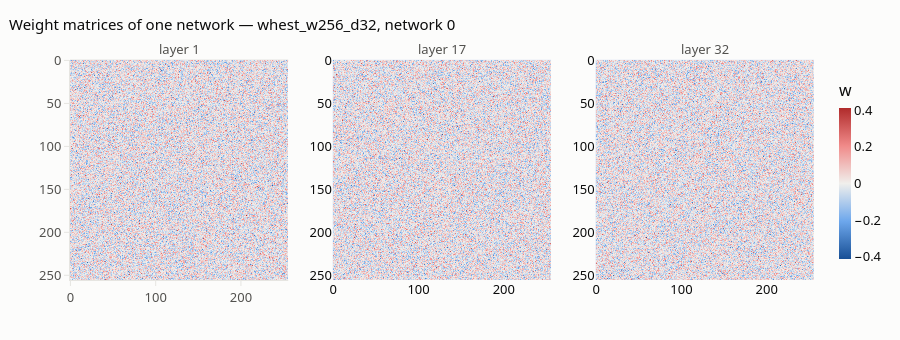

Notebook source saved alongside this figure:
### Markdown cell above
Weights are **signed**, so they call for a diverging ramp with a neutral midpoint
at zero — blue for negative, red for positive, grey for nothing. A sequential ramp
here would imply that zero is an extreme rather than the centre.

Every layer looks statistically identical — iid $N(0, 2/d)$, no biases. All the
structure in $F$ comes from the *product*, not from any individual matrix.

### Code cell
show_layers = [0, depth // 2, depth - 1]
fig = make_subplots(rows=1, cols=len(show_layers), horizontal_spacing=0.06,
                    subplot_titles=[f"layer {l + 1}" for l in show_layers])
lim = float(np.abs(np.asarray(W[0, show_layers])).max())
for k, layer in enumerate(show_layers):
    fig.add_trace(
        go.Heatmap(z=np.asarray(W[0, layer]), colorscale=DIV_BLUE_RED, zmid=0,
                   zmin=-lim, zmax=lim, showscale=(k == len(show_layers) - 1),
                   colorbar=dict(title="w", thickness=12, len=0.9, outlinewidth=0),
                   hovertemplate="row %{y}, col %{x}<br>w = %{z:.4f}<extra></extra>"),
        row=1, col=k + 1,
    )
fig.update_yaxes(autorange="reversed", scaleanchor=None)
style(fig, f"Weight matrices of one network — {BIG}, network 0", height=340)
fig.update_annotations(font=dict(size=13, color=INK_SOFT))
fig.show()

### Figure 1 — Plotly figure (JSON) as saved in the notebook; plotly's stock layout.template omitted (floating-point values rounded to 4 significant figures; data arrays with more than 128 entries replaced by an {"elided": "..."} marker saying what was removed)
{"data": [{"colorbar": {"len": 0.9, "outlinewidth": 0, "thickness": 12, "title": {"text": "w"}}, "colorscale": [[0, "#184f95"], [0.25, "#6da7ec"], [0.5, "#f0efec"], [0.75, "#f08a89"], [1, "#b02b2b"]], "hovertemplate": "row %{y}, col %{x}<br>w = %{z:.4f}<extra></extra>", "showscale": false, "type": "heatmap", "xaxis": "x", "yaxis": "y", "z": {"elided": "256x256 float values"}, "zmax": 0.4114, "zmid": 0, "zmin": -0.4114}, {"colorbar": {"len": 0.9, "outlinewidth": 0, "thickness": 12, "title": {"text": "w"}}, "colorscale": [[0, "#184f95"], [0.25, "#6da7ec"], [0.5, "#f0efec"], [0.75, "#f08a89"], [1, "#b02b2b"]], "hovertemplate": "row %{y}, col %{x}<br>w = %{z:.4f}<extra></extra>", "showscale": false, "type": "heatmap", "xaxis": "x2", "yaxis": "y2", "z": {"elided": "256x256 float values"}, "zmax": 0.4114, "zmid": 0, "zmin": -0.4114}, {"colorbar": {"len": 0.9, "outlinewidth": 0, "thickness": 12, "title": {"text": "w"}}, "colorscale": [[0, "#184f95"], [0.25, "#6da7ec"], [0.5, "#f0efec"], [0.75, "#f08a89"], [1, "#b02b2b"]], "hovertemplate": "row %{y}, col %{x}<br>w = %{z:.4f}<extra></extra>", "showscale": true, "type": "heatmap", "xaxis": "x3", "yaxis": "y3", "z": {"elided": "256x256 float values"}, "zmax": 0.4114, "zmid": 0, "zmin": -0.4114}], "layout": {"annotations": [{"font": {"color": "#52514e", "size": 13}, "showarrow": false, "text": "layer 1", "x": 0.1467, "xanchor": "center", "xref": "paper", "y": 1, "yanchor": "bottom", "yref": "paper"}, {"font": {"color": "#52514e", "size": 13}, "showarrow": false, "text": "layer 17", "x": 0.5, "xanchor": "center", "xref": "paper", "y": 1, "yanchor": "bottom", "yref": "paper"}, {"font": {"color": "#52514e", "size": 13}, "showarrow": false, "text": "layer 32", "x": 0.8533, "xanchor": "center", "xref": "paper", "y": 1, "yanchor": "bottom", "yref": "paper"}], "font": {"color": "#0b0b0b", "family": "system-ui, -apple-system, Segoe UI, sans-serif", "size": 13}, "height": 340, "hoverlabel": {"font": {"size": 12}}, "legend": {"bgcolor": "rgba(0,0,0,0)", "borderwidth": 0, "font": {"color": "#52514e"}}, "margin": {"b": 60, "l": 70, "r": 30, "t": 60}, "paper_bgcolor": "#fcfcfb", "plot_bgcolor": "#fcfcfb", "title": {"font": {"color": "#0b0b0b", "size": 15}, "text": "Weight matrices of one network — whest_w256_d32, network 0", "x": 0.01}, "xaxis": {"anchor": "y", "domain": [0, 0.2933], "gridcolor": "#e6e5e1", "linecolor": "#e6e5e1", "tickcolor": "#e6e5e1", "tickfont": {"color": "#52514e"}, "ticks": "outside", "title": {"font": {"color": "#52514e"}}, "zerolinecolor": "#e6e5e1"}, "xaxis2": {"anchor": "y2", "domain": [0.3533, 0.6467]}, "xaxis3": {"anchor": "y3", "domain": [0.7067, 1]}, "yaxis": {"anchor": "x", "autorange": "reversed", "domain": [0, 1], "gridcolor": "#e6e5e1", "linecolor": "#e6e5e1", "tickcolor": "#e6e5e1", "tickfont": {"color": "#52514e"}, "ticks": "outside", "title": {"font": {"color": "#52514e"}}, "zerolinecolor": "#e6e5e1"}, "yaxis2": {"anchor": "x2", "autorange": "reversed", "domain": [0, 1]}, "yaxis3": {"anchor": "x3", "autorange": "reversed", "domain": [0, 1]}}}
